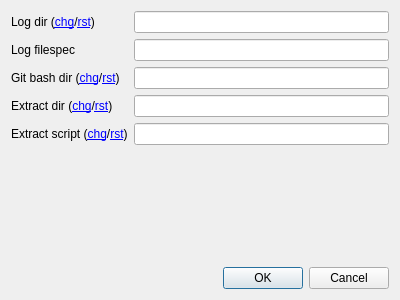
<?xml version="1.0" encoding="UTF-8"?>
<ui version="4.0">
 <class>dlgConfig</class>
 <widget class="QDialog" name="dlgConfig">
  <property name="geometry">
   <rect>
    <x>0</x>
    <y>0</y>
    <width>400</width>
    <height>300</height>
   </rect>
  </property>
  <property name="windowTitle">
   <string>Configuration</string>
  </property>
  <layout class="QVBoxLayout" name="verticalLayout">
   <item>
    <layout class="QFormLayout" name="formLayout">
     <item row="0" column="0">
      <widget class="QLabel" name="lblLogdir">
       <property name="toolTip">
        <string>Log directory - use links to change or reset to last saved</string>
       </property>
       <property name="text">
        <string>Log dir (&lt;a href=&quot;edit&quot;&gt;chg&lt;/a&gt;/&lt;a href=&quot;clear&quot;&gt;rst&lt;/a&gt;)</string>
       </property>
      </widget>
     </item>
     <item row="0" column="1">
      <widget class="QLineEdit" name="txtLogDir">
       <property name="readOnly">
        <bool>true</bool>
       </property>
      </widget>
     </item>
     <item row="1" column="0">
      <widget class="QLabel" name="lblLogFilespec">
       <property name="text">
        <string>Log filespec</string>
       </property>
      </widget>
     </item>
     <item row="1" column="1">
      <widget class="QLineEdit" name="txtLogFilespec"/>
     </item>
     <item row="2" column="0">
      <widget class="QLabel" name="lblGitDir">
       <property name="toolTip">
        <string>Use change or reset link to select Git bash install dir</string>
       </property>
       <property name="text">
        <string>Git bash dir (&lt;a href=&quot;change&quot;&gt;chg&lt;/a&gt;/&lt;a href=&quot;reset&quot;&gt;rst&lt;/a&gt;)</string>
       </property>
      </widget>
     </item>
     <item row="2" column="1">
      <widget class="QLineEdit" name="txtGitDir">
       <property name="toolTip">
        <string>Install directory for git bash (should contain bin). Use change or reset hyperlink to change.</string>
       </property>
      </widget>
     </item>
     <item row="3" column="0">
      <widget class="QLabel" name="lblExtractDir">
       <property name="toolTip">
        <string>Change or reset extraction dir using hyperlink</string>
       </property>
       <property name="text">
        <string>Extract dir (&lt;a href=&quot;change&quot;&gt;chg&lt;/a&gt;/&lt;a href=&quot;reset&quot;&gt;rst&lt;/a&gt;)</string>
       </property>
      </widget>
     </item>
     <item row="3" column="1">
      <widget class="QLineEdit" name="txtExtractionDir">
       <property name="toolTip">
        <string>Where to extract logs</string>
       </property>
       <property name="readOnly">
        <bool>true</bool>
       </property>
      </widget>
     </item>
     <item row="4" column="0">
      <widget class="QLabel" name="lblExtractScript">
       <property name="text">
        <string>Extract script (&lt;a href=&quot;change&quot;&gt;chg&lt;/a&gt;/&lt;a href=&quot;reset&quot;&gt;rst&lt;/a&gt;)</string>
       </property>
      </widget>
     </item>
     <item row="4" column="1">
      <widget class="QLineEdit" name="txtExtractScript">
       <property name="toolTip">
        <string>Bash script to extract archive into current directory</string>
       </property>
       <property name="readOnly">
        <bool>true</bool>
       </property>
      </widget>
     </item>
    </layout>
   </item>
   <item>
    <widget class="QDialogButtonBox" name="buttonBox">
     <property name="orientation">
      <enum>Qt::Horizontal</enum>
     </property>
     <property name="standardButtons">
      <set>QDialogButtonBox::Cancel|QDialogButtonBox::Ok</set>
     </property>
    </widget>
   </item>
  </layout>
 </widget>
 <resources/>
 <connections>
  <connection>
   <sender>buttonBox</sender>
   <signal>accepted()</signal>
   <receiver>dlgConfig</receiver>
   <slot>accept()</slot>
   <hints>
    <hint type="sourcelabel">
     <x>248</x>
     <y>254</y>
    </hint>
    <hint type="destinationlabel">
     <x>157</x>
     <y>274</y>
    </hint>
   </hints>
  </connection>
  <connection>
   <sender>buttonBox</sender>
   <signal>rejected()</signal>
   <receiver>dlgConfig</receiver>
   <slot>reject()</slot>
   <hints>
    <hint type="sourcelabel">
     <x>316</x>
     <y>260</y>
    </hint>
    <hint type="destinationlabel">
     <x>286</x>
     <y>274</y>
    </hint>
   </hints>
  </connection>
 </connections>
</ui>
